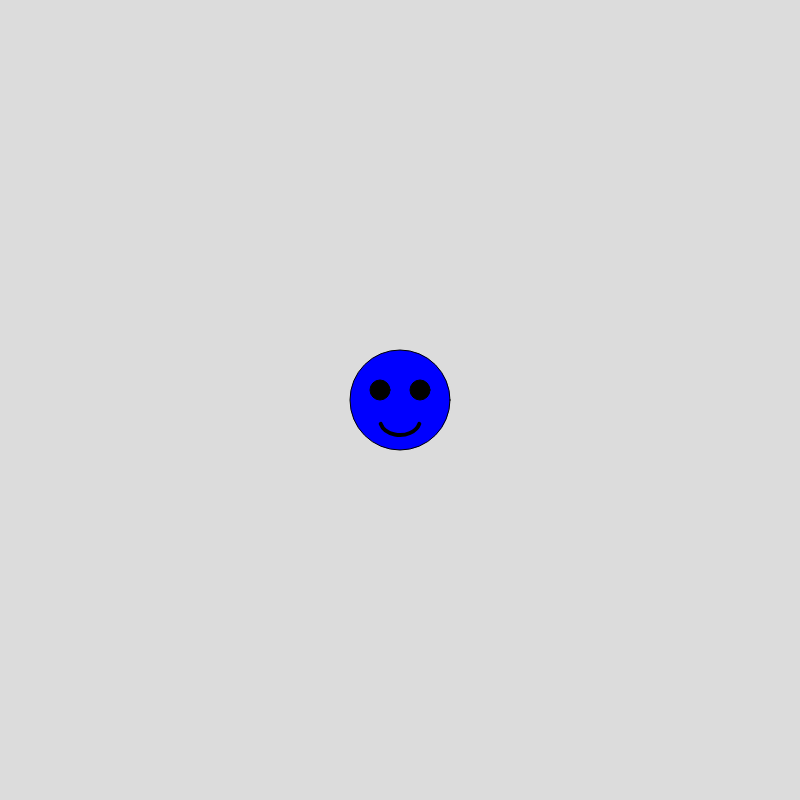
Frame 1 (no input)
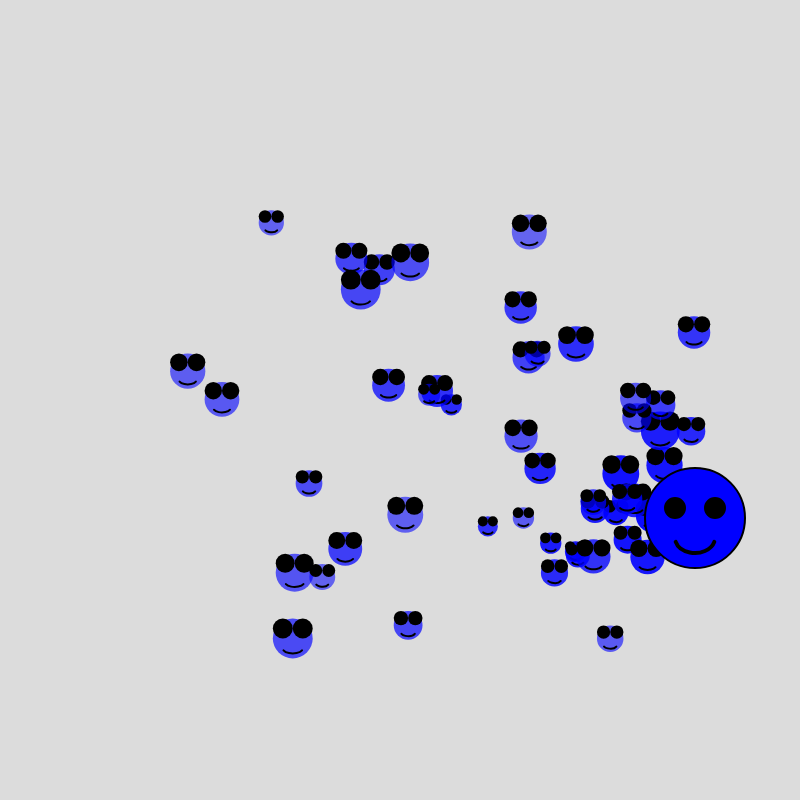
Frame 60 (no input)
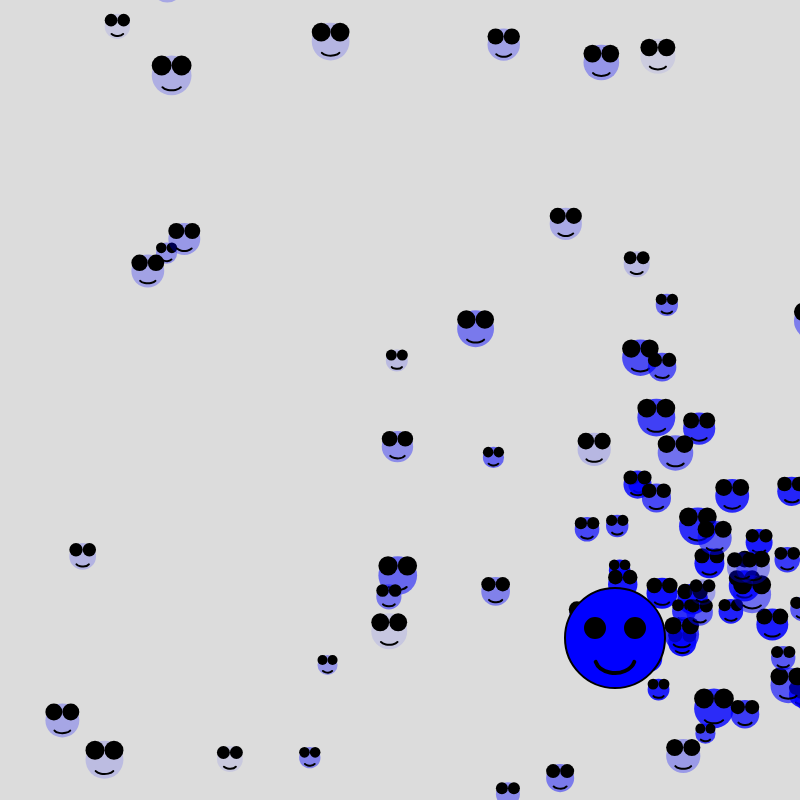
Frame 120 (the mouse pressed at the canvas centre since frame 60)

The p5.js sketch that drew these frames (run headless with seeded random() and noise() and a simulated clock; from frame 60 on, the mouse is pressed at the canvas centre):

// p5.js sketch
// ── sketch.js
let particles = [];

function setup() {
  createCanvas(800, 800); // Double the size of the canvas
}

let x = 400;
let y = 400;
let speedX = 5;
let speedY = 2;

function draw() {
  background(220);

  // Draw particles
  for (let i = particles.length - 1; i >= 0; i--) {
    particles[i].display();
    particles[i].update();

    // Remove particles when they fade away
    if (particles[i].alpha <= 0) {
      particles.splice(i, 1);
    }
  }

  // Draw a smiling face
  fill(0, 0, 255);
  ellipse(x, y, 100, 100); // Head

  fill(0);
  ellipse(x - 20, y - 10, 20, 20); // Left eye
  ellipse(x + 20, y - 10, 20, 20); // Right eye

  noFill();
  stroke(0);
  strokeWeight(4);
  arc(x, y + 20, 40, 30, 0.2, PI - 0.2); // Smile

  // Move the face
  x = x + speedX;
  y = y + speedY;

  // Bounce off the walls
  if (x > width || x < 0) {
    speedX = -speedX;
  }

  if (y > height || y < 0) {
    speedY = -speedY;
  }

  // Create a new particle
  particles.push(new Particle(x, y, true));
}

class Particle {
  constructor(x, y, isBlue) {
    this.x = x;
    this.y = y;
    this.speedX = random(-5, 5);
    this.speedY = random(-5, 5);
    this.size = isBlue ? random(20, 40) : random(10, 20);
    this.alpha = 255;
    this.isBlue = isBlue;
    this.color = isBlue ? color(0, 0, 255) : color(random(255), random(255), random(255));
  }

  update() {
    this.x += this.speedX;
    this.y += this.speedY;
    this.alpha -= 2;
  }

  display() {
    noStroke();
    fill(this.color.levels[0], this.color.levels[1], this.color.levels[2], this.alpha);
    ellipse(this.x, this.y, this.size, this.size);

    if (this.isBlue) {
      fill(0);
      ellipse(this.x - this.size / 4, this.y - this.size / 4, this.size / 2, this.size / 2); // Left eye
      ellipse(this.x + this.size / 4, this.y - this.size / 4, this.size / 2, this.size / 2); // Right eye
      noFill();
      stroke(0);
      strokeWeight(2);
      arc(this.x, this.y + this.size / 4, this.size / 2, this.size / 4, 0.2, PI - 0.2); // Smile
    }
  }
}
